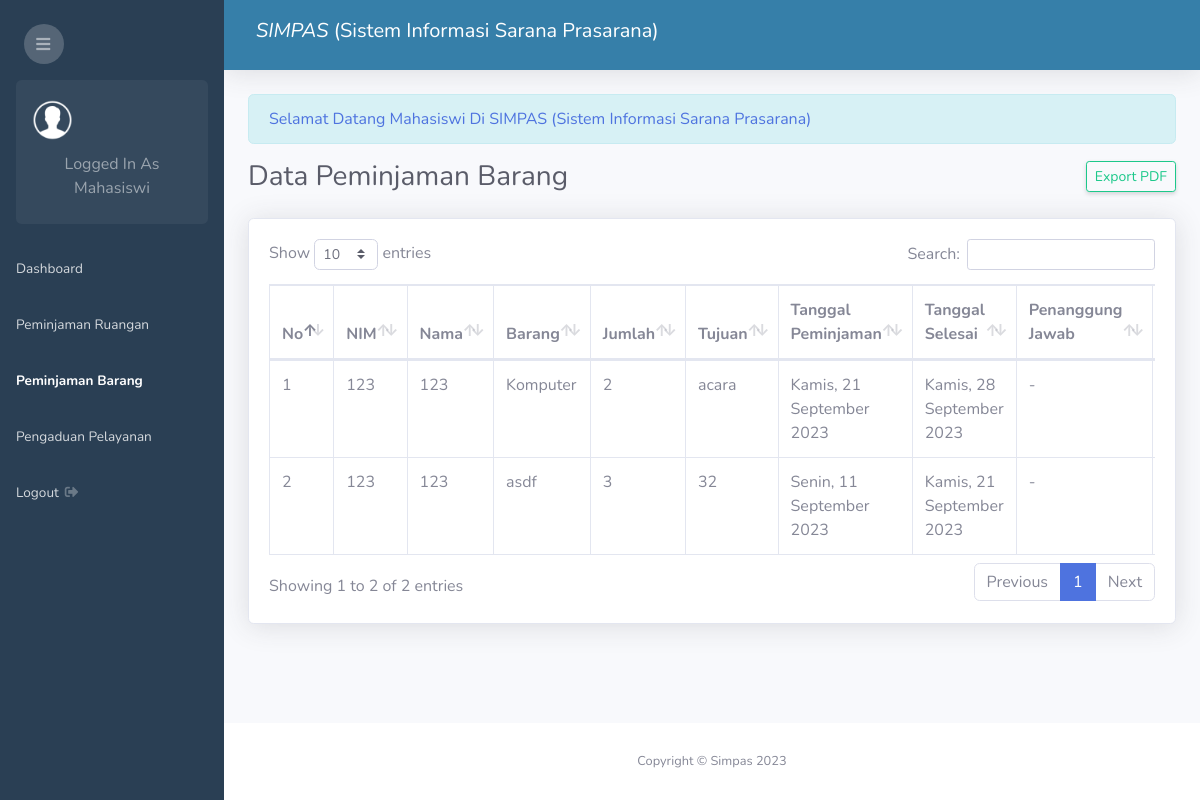
The app's page /admin.php?page=peminjaman-barang (signed in), older data.
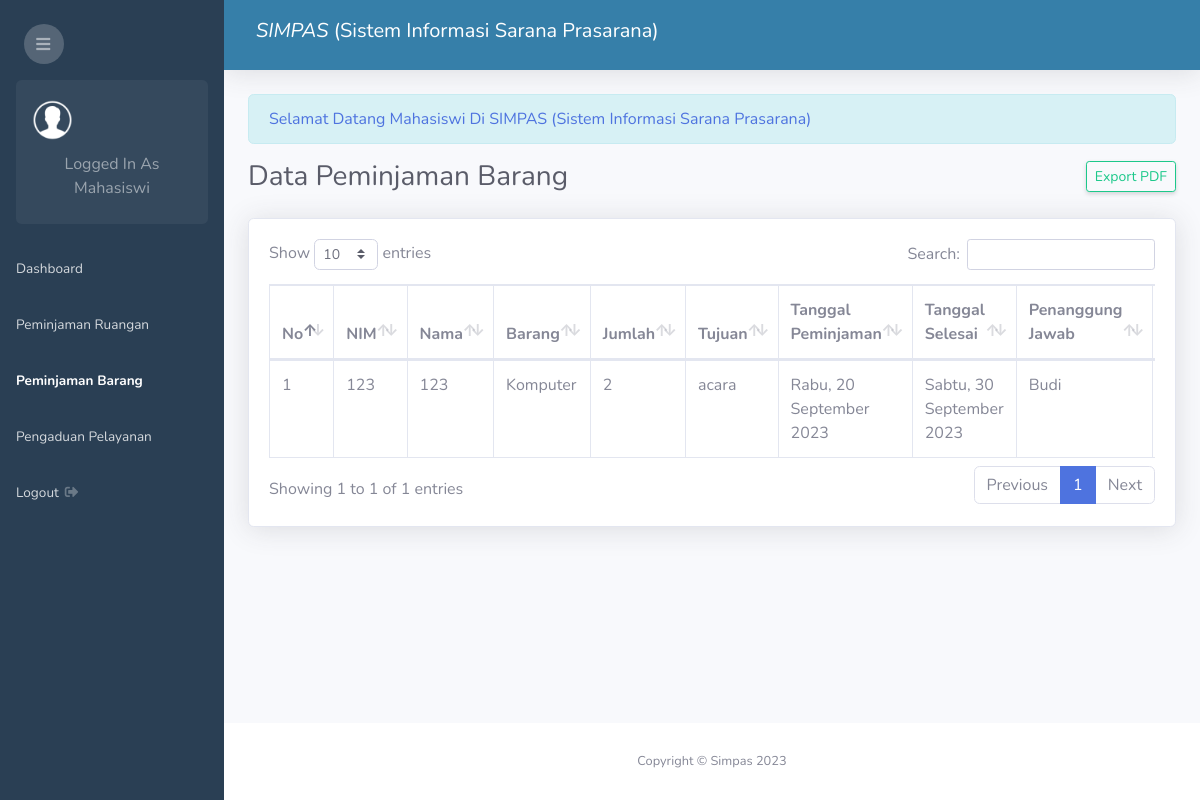
The same page, newer data.
### tables this page shows
CREATE TABLE `peminjaman_barang` (
  `id_peminjaman_barang` int(11) NOT NULL,
  `mahasiswa_id` int(11) NOT NULL,
  `barang_kd` varchar(25) NOT NULL,
  `jumlah_barang` int(11) NOT NULL,
  `tujuan` text NOT NULL,
  `tanggal_peminjaman` date NOT NULL,
  `tanggal_selesai` date NOT NULL,
  `status` enum('Returned','Approved','Disapproved','Pending') DEFAULT 'Pending',
  `created_at` timestamp NOT NULL DEFAULT current_timestamp(),
  `user_id` int(11) DEFAULT NULL,
  `dosen_id` int(11) NOT NULL,
  `biro_id` int(11) NOT NULL
);

CREATE TABLE `mahasiswa` (
  `id_mahasiswa` int(11) NOT NULL,
  `nama_mahasiswa` varchar(200) NOT NULL,
  `nim` varchar(50) NOT NULL,
  `semester` int(11) NOT NULL,
  `prodi` varchar(100) NOT NULL,
  `password` varchar(100) NOT NULL
);

CREATE TABLE `barang` (
  `kd_barang` varchar(25) NOT NULL,
  `nama_barang` varchar(100) NOT NULL,
  `kategori_id` int(11) NOT NULL,
  `merek` varchar(100) NOT NULL,
  `spesifikasi` varchar(100) NOT NULL,
  `lokasi` varchar(100) NOT NULL,
  `status_barang` varchar(50) NOT NULL,
  `total` int(11) NOT NULL,
  `satuan_id` int(11) NOT NULL
);

CREATE TABLE `dosen` (
  `id_dosen` int(11) NOT NULL,
  `nik` varchar(30) NOT NULL,
  `nama_dosen` varchar(200) NOT NULL
);

### date_formatter.php (called while the page is built, shortened)
<?php
function formatDateIndonesia2($timestamp) {
    $dateTime = new DateTime($timestamp);
    $formattedDate = $dateTime->format('l, d F Y');
    $dayTranslation = [
        'Monday'    => 'Senin',
        'Tuesday'   => 'Selasa',
        'Wednesday' => 'Rabu',
        'Thursday'  => 'Kamis',
        'Friday'    => 'Jumat',
        'Saturday'  => 'Sabtu',
        'Sunday'    => 'Minggu',
    ];
    $monthTranslation = [
        'January'   => 'Januari',
        'February'  => 'Februari',
        'March'     => 'Maret',
        'April'     => 'April',
        'May'       => 'Mei',
        'June'      => 'Juni',
        'July'      => 'Juli',
        'August'    => 'Agustus',
        'September' => 'September',
        'October'   => 'Oktober',
        'November'  => 'November',
        'December'  => 'Desember',
    ];
    foreach ($dayTranslation as $en => $id) {
        $formattedDate = str_replace($en, $id, $formattedDate);
    }
    foreach ($monthTranslation as $en => $id) {
        $formattedDate = str_replace($en, $id, $formattedDate);
    }
    return $formattedDate;
}
?>

### peminjaman_barang/index.php (the view, shortened to what the changed rows need)
<?php require 'date_formatter.php'; ?>
<div class="d-sm-flex align-items-center justify-content-between mb-4">
    <h1 class="h3 mb-0 text-gray-800">Data Peminjaman Barang</h1>
    <?php if($_SESSION['level'] == 'user') : ?>
        <a href="admin.php?page=tambah-peminjaman-barang" class="d-none d-sm-inline-block btn btn-sm btn-primary shadow-sm"> Tambah Data</a>
    <?php else: ?>
        <a href="peminjaman_barang/print_index.php" target="_blank" class="d-none d-sm-inline-block btn btn-sm btn-outline-success shadow-sm"> Export PDF</a>
    <?php endif ?>
</div>
<div class="card shadow mb-4">
    <div class="card-body">
        <div class="table-responsive">
            <?php if($_SESSION['level'] == 'user') { ?>
            <table class="table table-bordered" id="dataTable" width="100%" cellspacing="0">
                <thead>
                    <tr>
                        <th>No</th>
                        <th>Barang</th>
                        <th>Jumlah</th>
                        <th>Tujuan</th>
                        <th>Tanggal Peminjaman</th>
                        <th>Tanggal Selesai</th>
                        <th>Penanggung Jawab</th>
                        <th>Biro</th>
                        <th>Status</th>
                        <th>Aksi</th>
                    </tr>
                </thead>
                <tbody>
                <?php
                    $id_mahasiswa = $_SESSION['id'];
                    $no = 1;
                    $sql = mysqli_query($conn, "SELECT * FROM peminjaman_barang LEFT JOIN barang ON peminjaman_barang.barang_kd = barang.kd_barang LEFT JOIN biro ON peminjaman_barang.biro_id = biro.id_biro LEFT JOIN dosen ON dosen.id_dosen = peminjaman_barang.dosen_id WHERE mahasiswa_id = '$id_mahasiswa' ORDER BY id_peminjaman_barang DESC");
                    while($row = mysqli_fetch_assoc($sql)){
                ?>
                <tr>
                    <td><?php echo $no++ ?></td>
                    <td><?php echo $row['nama_barang'] == '' ? '-' : $row['nama_barang']; ?></td>
                    <td><?php echo $row['jumlah_barang'] ?></td>
                    <td><?php echo $row['tujuan'] ?></td>
                    <td><?php echo formatDateIndonesia2($row['tanggal_peminjaman']) ?></td>
                    <td><?php echo formatDateIndonesia2($row['tanggal_selesai']) ?></td>
                    <td><?php echo $row['nama_dosen'] == '' ? '-' : $row['nama_dosen']; ?></td>
                    <td><?php echo $row['nama_biro'] == '' ? '-' : $row['nama_biro']; ?></td>
                    <td>
                        <?php if($row['status'] == "Pending"){ ?>
                            <span class="badge badge-warning"><?php echo $row['status'] ?></span>
                        <?php } elseif($row['status'] == "Disapproved") { ?>
                            <span class="badge badge-danger"><?php echo $row['status'] ?></span>
                        <?php } elseif($row['status'] == "Approved") { ?>
                            <span class="badge badge-success"><?php echo $row['status'] ?></span>
                        <?php } else { ?>
                            <span class="badge badge-primary"><?php echo $row['status'] ?></span>
                        <?php } ?>
                    </td>
                    <td>
                        <a class="btn btn-sm btn-primary" href="admin.php?page=view-peminjaman-barang&id=<?php echo $row['id_peminjaman_barang'] ?>">View</a>
                        <a class="btn btn-sm btn-outline-success" target="_blank" href="peminjaman_barang/print_view.php?id=<?php echo $row['id_peminjaman_barang'] ?>">Print</a>
                    </td>
                </tr>
                <?php } ?>
                </tbody>
            </table>
            <?php }else{ ?>
                <table class="table table-bordered" id="dataTable" width="100%" cellspacing="0">
                <thead>
                    <tr>
                        <th>No</th>
                        <th>NIM</th>
                        <th>Nama</th>
                        <th>Barang</th>
                        <th>Jumlah</th>
                        <th>Tujuan</th>
                        <th>Tanggal Peminjaman</th>
                        <th>Tanggal Selesai</th>
                        <th>Penanggung Jawab</th>
                    </tr>
                </thead>
                <tbody>
                <?php
                    $no = 1;
                    $sql = mysqli_query($conn, "SELECT * FROM peminjaman_barang LEFT JOIN barang ON peminjaman_barang.barang_kd = barang.kd_barang LEFT JOIN mahasiswa ON peminjaman_barang.mahasiswa_id = mahasiswa.id_mahasiswa LEFT JOIN biro ON peminjaman_barang.biro_id = biro.id_biro LEFT JOIN dosen ON dosen.id_dosen = peminjaman_barang.dosen_id ORDER BY peminjaman_barang.id_peminjaman_barang DESC");
                    while($row = mysqli_fetch_assoc($sql)){
                ?>
                <tr>
                    <td><?php echo $no++ ?></td>
                    <td><?php echo $row['nim'] == '' ? '-' : $row['nim']; ?></td>
                    <td><?php echo $row['nama_mahasiswa'] == '' ? '-' : $row['nama_mahasiswa']; ?></td>
                    <td><?php echo $row['nama_barang'] == '' ? '-' : $row['nama_barang']; ?></td>
                    <td><?php echo $row['jumlah_barang'] ?></td>
                    <td><?php echo $row['tujuan'] ?></td>
                    <td><?php echo formatDateIndonesia2($row['tanggal_peminjaman']) ?></td>
                    <td><?php echo formatDateIndonesia2($row['tanggal_selesai']) ?></td>
                    <td><?php echo $row['nama_dosen'] == '' ? '-' : $row['nama_dosen']; ?></td>
                </tr>
                <?php } ?>
                </tbody>
            </table>
            <?php } ?>
        </div>
    </div>
</div>

Row changes from the older to the newer data that the page shows:
removed peminjaman_barang: mahasiswa.nim "123", mahasiswa.nama_mahasiswa "123", barang.nama_barang "Komputer", jumlah_barang "2", tujuan "acara", tanggal_peminjaman "Kamis, 21 September 2023", tanggal_selesai "Kamis, 28 September 2023"
removed peminjaman_barang: mahasiswa.nim "123", mahasiswa.nama_mahasiswa "123", barang.nama_barang "asdf", jumlah_barang "3", tujuan "32", tanggal_peminjaman "Senin, 11 September 2023", tanggal_selesai "Kamis, 21 September 2023"
added peminjaman_barang: mahasiswa.nim "123", mahasiswa.nama_mahasiswa "123", barang.nama_barang "Komputer", jumlah_barang "2", tujuan "acara", tanggal_peminjaman "Rabu, 20 September 2023", tanggal_selesai "Sabtu, 30 September 2023", dosen.nama_dosen "Budi"
Text that changed along with them:
text written by a page script: "Show entries Search: Showing 1 to 2 of 2 entries Previous 1 Next" → "Show entries Search: Showing 1 to 1 of 1 entries Previous 1 Next"
